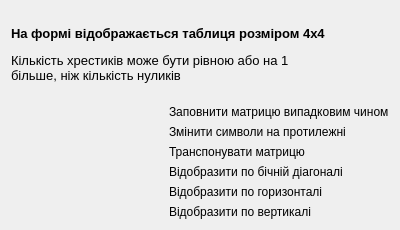
<?xml version="1.0" encoding="UTF-8"?>
<ui version="4.0">
 <class>help</class>
 <widget class="QWidget" name="help">
  <property name="geometry">
   <rect>
    <x>0</x>
    <y>0</y>
    <width>400</width>
    <height>230</height>
   </rect>
  </property>
  <property name="windowTitle">
   <string>About</string>
  </property>
  <property name="windowIcon">
   <iconset resource="RESOURCE.qrc">
    <normaloff>:/new/prefix1/src/about.png</normaloff>:/new/prefix1/src/about.png</iconset>
  </property>
  <layout class="QVBoxLayout" name="verticalLayout">
   <item>
    <widget class="QLabel" name="label">
     <property name="text">
      <string>&lt;html&gt;&lt;head/&gt;&lt;body&gt;&lt;p&gt;&lt;span style=&quot; font-size:10pt; font-weight:700;&quot;&gt;На формі відображається таблиця розміром 4x4&lt;/span&gt;&lt;/p&gt;&lt;p&gt;&lt;span style=&quot; font-size:10pt;&quot;&gt;Кількість хрестиків може бути рівною або на 1 &lt;br/&gt;більше, ніж кількість нуликів&lt;/span&gt;&lt;/p&gt;&lt;/body&gt;&lt;/html&gt;</string>
     </property>
    </widget>
   </item>
   <item>
    <layout class="QGridLayout" name="gridLayout">
     <item row="2" column="0">
      <widget class="QLabel" name="label_tr">
       <property name="text">
        <string/>
       </property>
      </widget>
     </item>
     <item row="5" column="1">
      <widget class="QLabel" name="label_9">
       <property name="text">
        <string>Відобразити по вертикалі</string>
       </property>
      </widget>
     </item>
     <item row="0" column="0">
      <widget class="QLabel" name="label_zap">
       <property name="text">
        <string/>
       </property>
      </widget>
     </item>
     <item row="0" column="1">
      <widget class="QLabel" name="label_3">
       <property name="text">
        <string>Заповнити матрицю випадковим чином</string>
       </property>
      </widget>
     </item>
     <item row="4" column="0">
      <widget class="QLabel" name="label_hor">
       <property name="text">
        <string/>
       </property>
      </widget>
     </item>
     <item row="3" column="1">
      <widget class="QLabel" name="label_5">
       <property name="text">
        <string>Відобразити по бічній діагоналі</string>
       </property>
      </widget>
     </item>
     <item row="2" column="1">
      <widget class="QLabel" name="label_4">
       <property name="text">
        <string>Транспонувати матрицю</string>
       </property>
      </widget>
     </item>
     <item row="5" column="0">
      <widget class="QLabel" name="label_vert">
       <property name="text">
        <string/>
       </property>
      </widget>
     </item>
     <item row="3" column="0">
      <widget class="QLabel" name="label_tr_b">
       <property name="text">
        <string/>
       </property>
      </widget>
     </item>
     <item row="4" column="1">
      <widget class="QLabel" name="label_7">
       <property name="text">
        <string>Відобразити по горизонталі</string>
       </property>
      </widget>
     </item>
     <item row="1" column="0">
      <widget class="QLabel" name="label_prot">
       <property name="text">
        <string/>
       </property>
      </widget>
     </item>
     <item row="1" column="1">
      <widget class="QLabel" name="label_11">
       <property name="text">
        <string>Змінити символи на протилежні</string>
       </property>
      </widget>
     </item>
    </layout>
   </item>
  </layout>
 </widget>
 <resources>
  <include location="RESOURCE.qrc"/>
 </resources>
 <connections/>
</ui>
